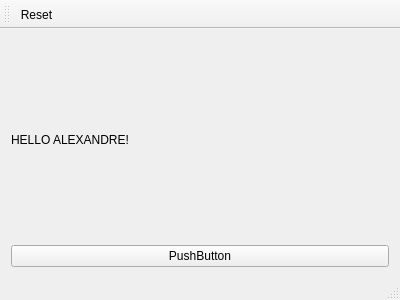
<?xml version="1.0" encoding="UTF-8"?>
<ui version="4.0">
 <class>MainWindow</class>
 <widget class="QMainWindow" name="MainWindow">
  <property name="geometry">
   <rect>
    <x>0</x>
    <y>0</y>
    <width>400</width>
    <height>300</height>
   </rect>
  </property>
  <property name="windowTitle">
   <string>MainWindow</string>
  </property>
  <widget class="QWidget" name="centralWidget">
   <layout class="QVBoxLayout" name="verticalLayout">
    <item>
     <widget class="QLabel" name="helloLabel">
      <property name="text">
       <string>HELLO ALEXANDRE!</string>
      </property>
     </widget>
    </item>
    <item>
     <widget class="QPushButton" name="helloPushButton">
      <property name="text">
       <string>PushButton</string>
      </property>
     </widget>
    </item>
   </layout>
  </widget>
  <widget class="QMenuBar" name="menuBar">
   <property name="geometry">
    <rect>
     <x>0</x>
     <y>0</y>
     <width>400</width>
     <height>22</height>
    </rect>
   </property>
  </widget>
  <widget class="QToolBar" name="mainToolBar">
   <attribute name="toolBarArea">
    <enum>TopToolBarArea</enum>
   </attribute>
   <attribute name="toolBarBreak">
    <bool>false</bool>
   </attribute>
   <addaction name="actionReset"/>
  </widget>
  <widget class="QStatusBar" name="statusBar"/>
  <action name="actionReset">
   <property name="icon">
    <iconset resource="resource.qrc">
     <normaloff>:/img/reset_icon.png</normaloff>:/img/reset_icon.png</iconset>
   </property>
   <property name="text">
    <string>Reset</string>
   </property>
   <property name="toolTip">
    <string>Reset</string>
   </property>
   <property name="shortcut">
    <string>Ctrl+R</string>
   </property>
  </action>
 </widget>
 <layoutdefault spacing="6" margin="11"/>
 <resources>
  <include location="resource.qrc"/>
 </resources>
 <connections/>
</ui>
